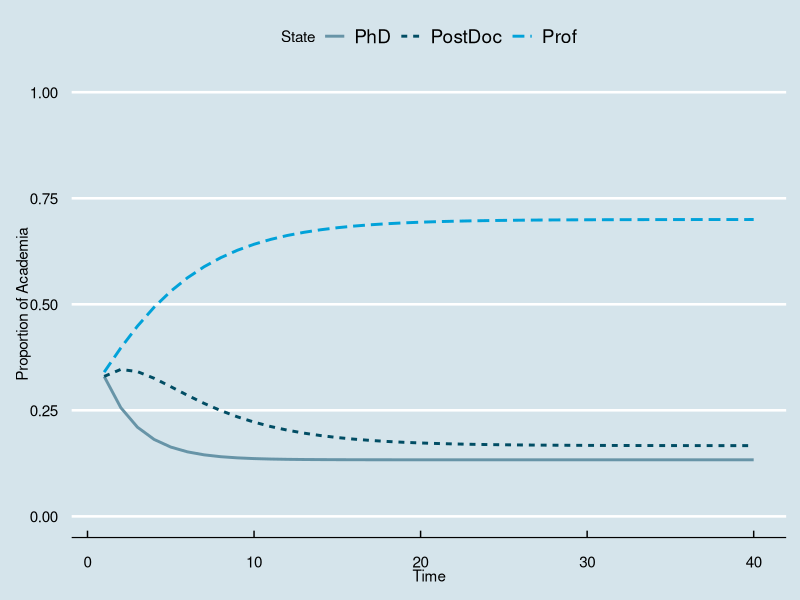

Recreate this plot in R.
##This is a function for the academic population model##
#Depends: ggplot2, ggthemes, reshape2

acad.mod <- function(S, D, P,
                     v, o, a, b,
                     time){
  for(t in 2:time){
    #Base model
    S[t] <- S[t-1] + (v*P[t-1] + o*D[t-1] - a*(S[t-1]/2) - b*(S[t-1]/4))
    
    D[t] <- D[t-1] + (a*(S[t-1]/2) - b*(D[t-1]/2) - o*D[t-1])
    
    P[t] <- P[t-1] + (b*(S[t-1]/4+D[t-1]/2) - v*P[t-1])
  }
  
  results = matrix(ncol=3, nrow=time)
  results[,1] <- S
  results[,2] <- D
  results[,3] <- P
  return(results)
}

#Define rates
v = 0.05
o = 0.05
a = 0.5
b = 0.3
time = 40

#Set up storage vectors and initial conditions
S = numeric(time)
D = numeric(time)
P = numeric(time)
S[1] = 0.33
D[1] = 0.33
P[1] = 0.34

#Run the model
model.run <- acad.mod(S=S, D=D, P=P,
                      v=v, o=o, a=a, b=b,
                      time=time)

#set up time plotting vector
t.plot <- seq(1,time,1) 

S <- model.run[,1]
D <- model.run[,2]
P <- model.run[,3]


df <- data.frame(PhD = S,
                 PostDoc = D,
                 Prof = P)
library(reshape2)
df.m <- melt(df)
df.m$Time <- t.plot
names(df.m) <- c("State", "value", "Time")



library(ggplot2)
library(ggthemes)
ggplot(data=df.m, aes(x=Time, y=value)) +
  geom_line(aes(color=State, linetype=State), size=1) +
  theme_bw() +
  ylab("Proportion of Academia") + 
  xlab("Time") +
  theme_economist() +
  scale_colour_economist() +
  scale_y_continuous(limits=c(0,1))


